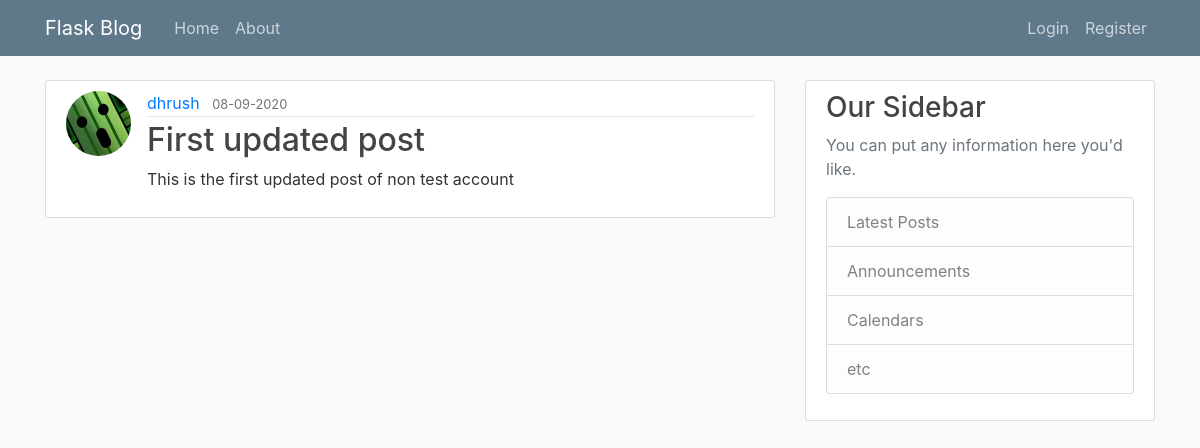
/post/1, run on an earlier commit of the app's database.
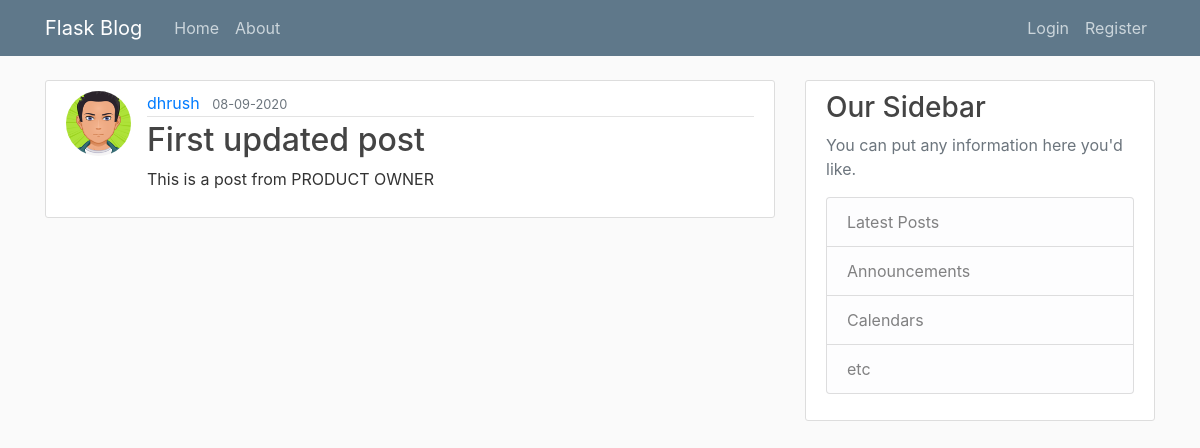
And on a later commit of the database.
### flaskblog/models.py (models this page shows, shortened)
class User(db.Model, UserMixin):
    id = db.Column(db.Integer, primary_key = True)
    username = db.Column(db.String(20), unique = True, nullable = False)
    email = db.Column(db.String(120), unique = True, nullable = False)
    image_file = db.Column(db.String(20), nullable = False, default = 'default.jpg')
    password = db.Column(db.String(60), nullable = False)
    posts = db.relationship('Post', backref = 'author', lazy = True)

class Post(db.Model):
    id = db.Column(db.Integer, primary_key = True)
    title =  db.Column(db.String(100), nullable = False)
    date_posted = db.Column(db.DateTime, nullable = False, default = datetime.utcnow)
    content = db.Column(db.Text, nullable = False)
    user_id = db.Column(db.Integer, db.ForeignKey('user.id'), nullable = False)

### flaskblog/posts/routes.py (the view)
@posts.route("/post/<int:post_id>")
def post(post_id):
    post = Post.query.get_or_404(post_id)
    return render_template('post.html', title=post.title, post=post)

### flaskblog/templates/post.html (shortened to what this page needs)
{% extends "layout.html" %}
{% block content %}
    <article class="media content-section">
        <img class="rounded-circle article-img" src="{{ url_for('static', filename='profile_pics/'+post.author.image_file) }}" alt="">
        <div class="media-body">
        <div class="article-metadata">
            <a class="mr-2" href="{{ url_for('users.user_post', username = post.author.username) }}">{{ post.author.username }}</a>
            <small class="text-muted">{{ post.date_posted.strftime('%d-%m-%Y') }}</small>
        </div>
        <h2 class="article-title">{{ post.title }}</h2>
        <p class="article-content">{{ post.content }}</p>
        </div>
    </article>
{% endblock content %}

What changed in the data, as far as the page shows it:
changed User "dhrush": image_file: a different picture
changed Post "First updated post": content "This is the first updated post of non test account" → "This is a post from PRODUCT OWNER"
